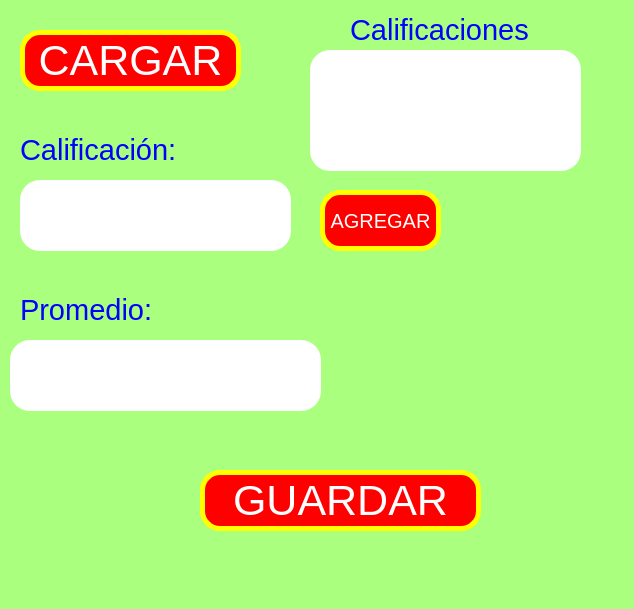
<?xml version="1.0" encoding="UTF-8"?>
<ui version="4.0">
 <class>MainWindow</class>
 <widget class="QMainWindow" name="MainWindow">
  <property name="geometry">
   <rect>
    <x>0</x>
    <y>0</y>
    <width>634</width>
    <height>609</height>
   </rect>
  </property>
  <property name="windowTitle">
   <string>MainWindow</string>
  </property>
  <property name="styleSheet">
   <string notr="true">background-color: rgb(170, 255, 127);</string>
  </property>
  <widget class="QWidget" name="centralwidget">
   <widget class="QPushButton" name="btn_agregar">
    <property name="geometry">
     <rect>
      <x>320</x>
      <y>190</y>
      <width>121</width>
      <height>61</height>
     </rect>
    </property>
    <property name="font">
     <font>
      <pointsize>15</pointsize>
     </font>
    </property>
    <property name="styleSheet">
     <string notr="true">background-color: rgb(255, 0, 0);
color: rgb(255, 255, 255);
border-radius:20px;
border: 5px solid yellow;</string>
    </property>
    <property name="text">
     <string>AGREGAR</string>
    </property>
   </widget>
   <widget class="QLineEdit" name="txt_calificacion">
    <property name="geometry">
     <rect>
      <x>20</x>
      <y>180</y>
      <width>271</width>
      <height>71</height>
     </rect>
    </property>
    <property name="font">
     <font>
      <pointsize>20</pointsize>
     </font>
    </property>
    <property name="styleSheet">
     <string notr="true">border-radius:20px;
background-color: rgb(255, 255, 255);</string>
    </property>
    <property name="alignment">
     <set>Qt::AlignCenter</set>
    </property>
   </widget>
   <widget class="QLabel" name="label">
    <property name="geometry">
     <rect>
      <x>350</x>
      <y>10</y>
      <width>181</width>
      <height>41</height>
     </rect>
    </property>
    <property name="styleSheet">
     <string notr="true">color: rgb(0, 0, 255);</string>
    </property>
    <property name="text">
     <string>&lt;html&gt;&lt;head/&gt;&lt;body&gt;&lt;p&gt;&lt;span style=&quot; font-size:22pt;&quot;&gt;Calificaciones:&lt;/span&gt;&lt;/p&gt;&lt;/body&gt;&lt;/html&gt;</string>
    </property>
   </widget>
   <widget class="QLineEdit" name="txt_promedio">
    <property name="geometry">
     <rect>
      <x>10</x>
      <y>340</y>
      <width>311</width>
      <height>71</height>
     </rect>
    </property>
    <property name="font">
     <font>
      <pointsize>20</pointsize>
     </font>
    </property>
    <property name="styleSheet">
     <string notr="true">border-radius:20px;
background-color: rgb(255, 255, 255);</string>
    </property>
    <property name="alignment">
     <set>Qt::AlignCenter</set>
    </property>
   </widget>
   <widget class="QLabel" name="label_2">
    <property name="geometry">
     <rect>
      <x>20</x>
      <y>290</y>
      <width>131</width>
      <height>41</height>
     </rect>
    </property>
    <property name="styleSheet">
     <string notr="true">color: rgb(0, 0, 255);</string>
    </property>
    <property name="text">
     <string>&lt;html&gt;&lt;head/&gt;&lt;body&gt;&lt;p&gt;&lt;span style=&quot; font-size:22pt;&quot;&gt;Promedio:&lt;/span&gt;&lt;/p&gt;&lt;/body&gt;&lt;/html&gt;</string>
    </property>
   </widget>
   <widget class="QPushButton" name="btn_guardar">
    <property name="geometry">
     <rect>
      <x>200</x>
      <y>470</y>
      <width>281</width>
      <height>61</height>
     </rect>
    </property>
    <property name="font">
     <font>
      <pointsize>32</pointsize>
     </font>
    </property>
    <property name="styleSheet">
     <string notr="true">background-color: rgb(255, 0, 0);
color: rgb(255, 255, 255);
border-radius:20px;
border: 5px solid yellow;</string>
    </property>
    <property name="text">
     <string>GUARDAR</string>
    </property>
   </widget>
   <widget class="QPushButton" name="btn_cargar">
    <property name="geometry">
     <rect>
      <x>20</x>
      <y>30</y>
      <width>221</width>
      <height>61</height>
     </rect>
    </property>
    <property name="font">
     <font>
      <pointsize>32</pointsize>
     </font>
    </property>
    <property name="styleSheet">
     <string notr="true">background-color: rgb(255, 0, 0);
color: rgb(255, 255, 255);
border-radius:20px;
border: 5px solid yellow;</string>
    </property>
    <property name="text">
     <string>CARGAR</string>
    </property>
   </widget>
   <widget class="QLabel" name="label_3">
    <property name="geometry">
     <rect>
      <x>20</x>
      <y>130</y>
      <width>171</width>
      <height>41</height>
     </rect>
    </property>
    <property name="styleSheet">
     <string notr="true">color: rgb(0, 0, 255);</string>
    </property>
    <property name="text">
     <string>&lt;html&gt;&lt;head/&gt;&lt;body&gt;&lt;p&gt;&lt;span style=&quot; font-size:22pt;&quot;&gt;Calificación:&lt;/span&gt;&lt;/p&gt;&lt;/body&gt;&lt;/html&gt;</string>
    </property>
   </widget>
   <widget class="QTextEdit" name="txt_lista_calificaciones">
    <property name="geometry">
     <rect>
      <x>310</x>
      <y>50</y>
      <width>271</width>
      <height>121</height>
     </rect>
    </property>
    <property name="font">
     <font>
      <pointsize>20</pointsize>
     </font>
    </property>
    <property name="styleSheet">
     <string notr="true">border-radius:20px;
background-color: rgb(255, 255, 255);</string>
    </property>
   </widget>
  </widget>
  <widget class="QStatusBar" name="statusbar"/>
 </widget>
 <resources/>
 <connections/>
</ui>
